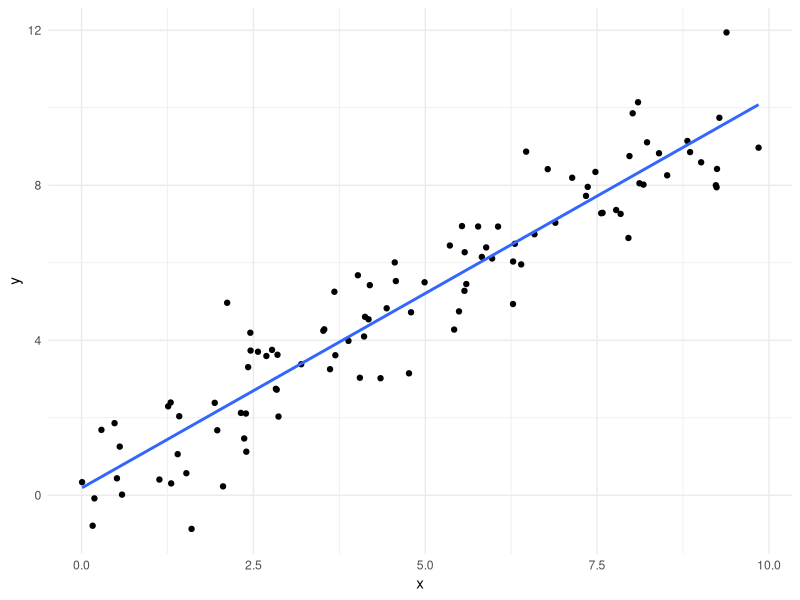
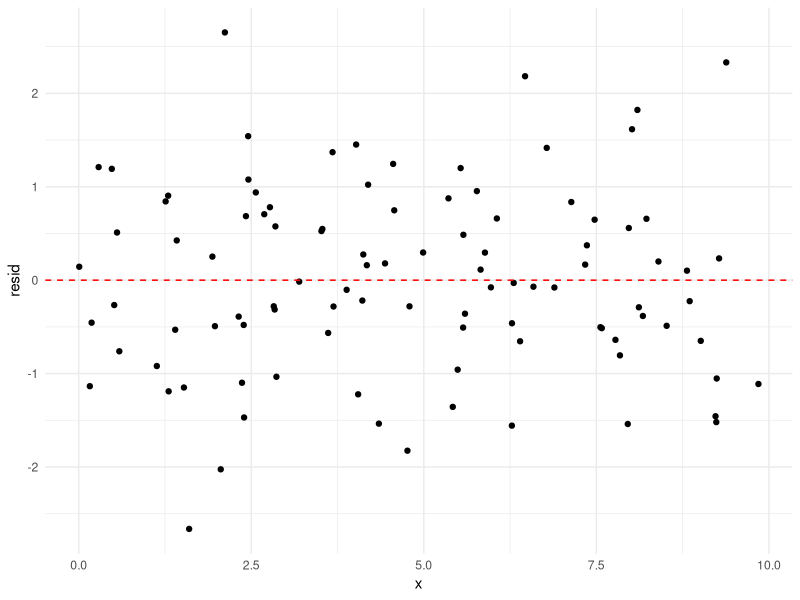
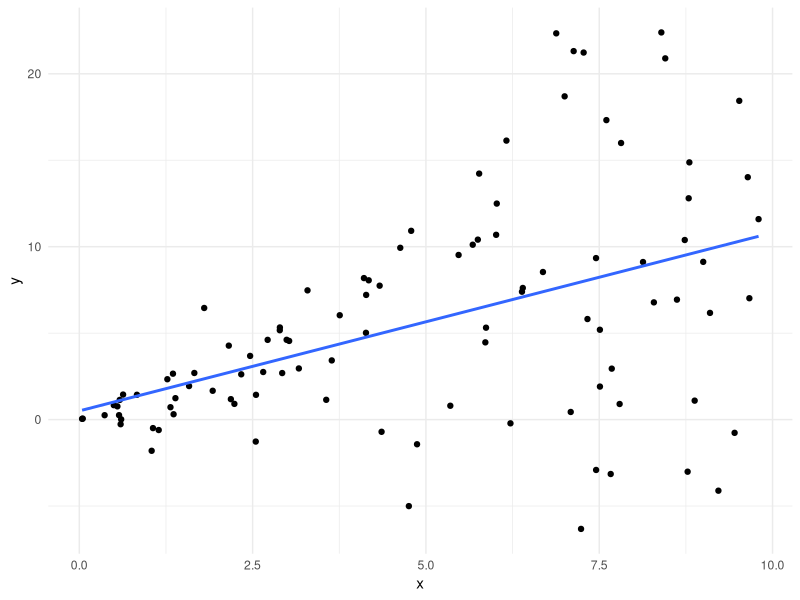
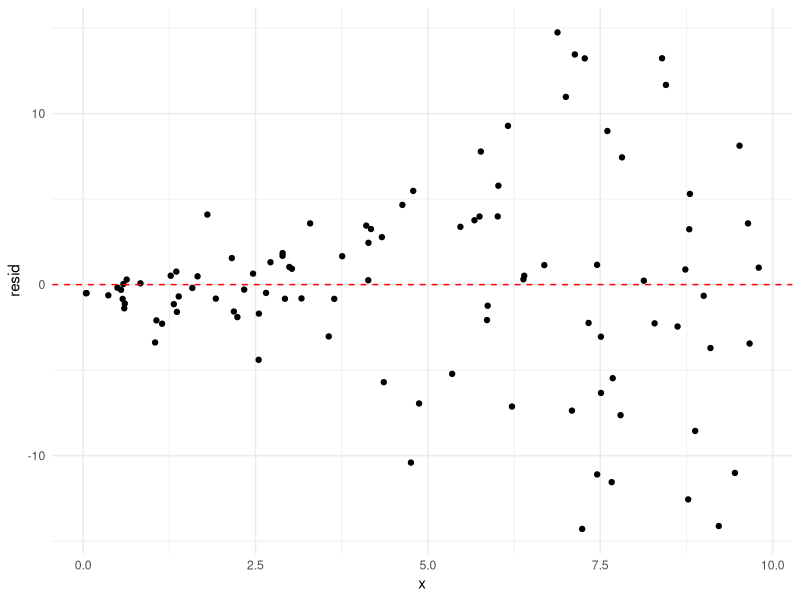
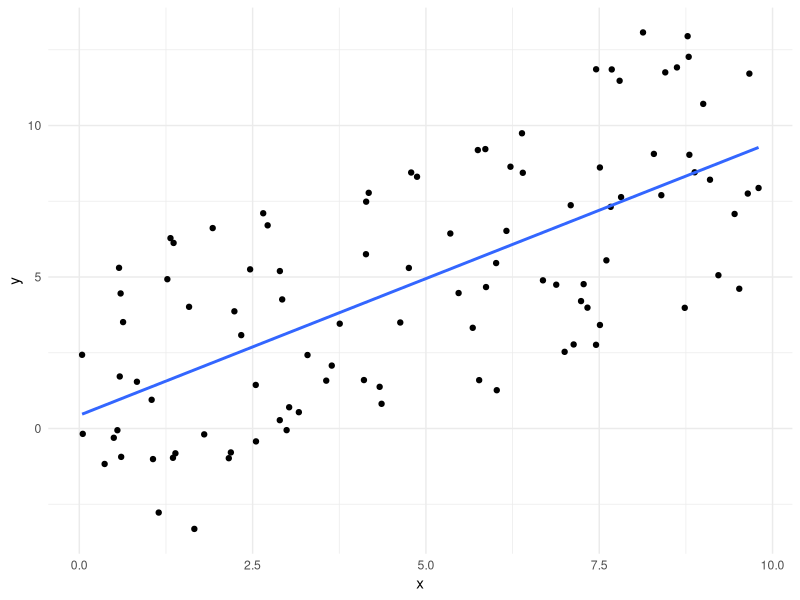
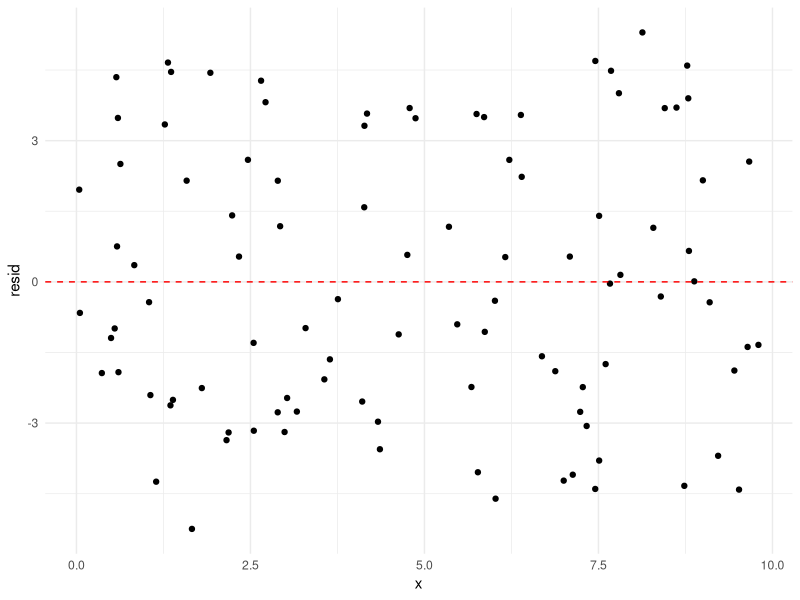
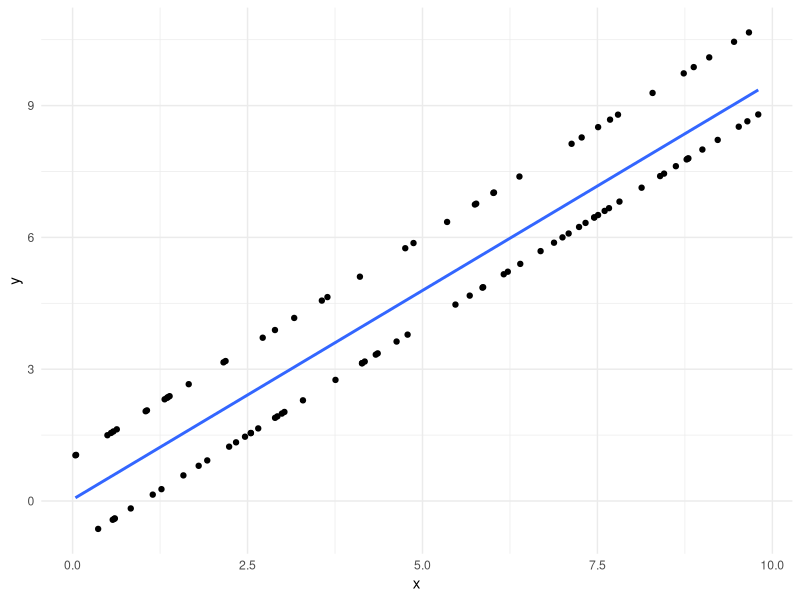
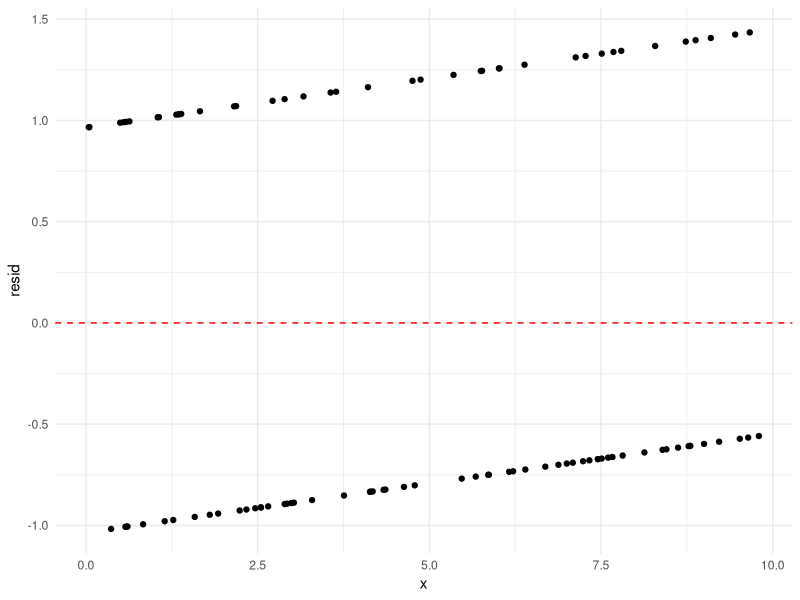

These charts were generated, in order, by the following R code:
## ---- chunk 1
knitr::opts_chunk$set(echo = TRUE, warning = FALSE, error = FALSE, message = FALSE)
knitr::opts_knit$set(base.dir = "/Users/rtyee/Documents/projects/ryanyee3.github.io/public/", base.url = "/")
file.remove(dir( path = "images/", full.names = TRUE ))
knitr::opts_chunk$set(fig.path = "images/")
ggplot2::theme_set(ggplot2::theme_minimal())
## ---- chunk 2
library(tidyverse)
library(modelr)
## ---- chunk 3
# define some plotting functions

plot_lm = function(data) {
  return(
    data %>%
      ggplot(aes(x, y)) +
      geom_point() +
      geom_smooth(method = "lm", se = FALSE, formula = "y ~ x")
  )
}

plot_resid = function(data) {
  return(
    data %>%
      ggplot(aes(x, resid)) +
      geom_point() +
      geom_hline(yintercept = 0, color = "red", linetype = "dashed")
  )
}
## ---- chunk 4
# draw x's uniformally over interval [0, 10]
x = runif(100, min = 0, max = 10)

# assign y's as linear function of x's with some noise that depends on the value of x
y = x + rnorm(100)

correct_assumptions = tibble(x, y)
plot_lm(correct_assumptions)
## ---- chunk 5
correct_assumptions_lm = lm(y ~ x, data = correct_assumptions)

correct_assumptions %>%
  add_residuals(correct_assumptions_lm) %>%
  plot_resid()
## ---- chunk 6
# draw x's uniformally over interval [0, 10]
x = runif(100, min = 0, max = 10)

# assign y's as linear function of x's with some noise that depends on the value of x
y = x + x*rnorm(100)

uneq_var = tibble(x, y)
plot_lm(uneq_var)
## ---- chunk 7
uneq_var_lm = lm(y ~ x, data = uneq_var)

uneq_var %>%
  add_residuals(uneq_var_lm) %>%
  plot_resid()
## ---- chunk 8
# we will use the same x's as before

# assign y's as linear function of x's with uniform error
y = x + runif(100, min = -5, max = 5)

unif_err = tibble(x, y)
plot_lm(unif_err)
## ---- chunk 9
unif_err_lm = lm(y ~ x, data = unif_err)

unif_err %>%
  add_residuals(unif_err_lm) %>%
  plot_resid()
## ---- chunk 10
# use the same x's as before

# assign y's as linear function of x's with error of -1 or 1
y = x + rbinom(10, 1, .5) * 2 -1

binom_err = tibble(x, y)
plot_lm(binom_err)
## ---- chunk 11
binom_err_lm = lm(y ~ x, data = binom_err)

binom_err %>%
  add_residuals(binom_err_lm) %>%
  plot_resid()
## ---- chunk 12
# create some normal error
error = rnorm(100)

# create data frame where we add normal error to x's
add_error = tibble(x, y = x + error)

# create data frame where we subtract normal error to x's
subtract_error = tibble(x, y = x - error)

# combine these data frames. Note that we used each x twice so we do not have independent observations
dependent = bind_rows(add_error, subtract_error)
plot_lm(dependent)
## ---- chunk 13
dependent_lm = lm(y ~ x, data = dependent)

dependent %>%
  add_residuals(dependent_lm) %>%
  plot_resid()
## ---- chunk 14
# use the same x's as before

# assign y's as quadratic function of x's with normal error
y = x^2 + rnorm(100)

non_lin = tibble(x, y)
plot_lm(non_lin)
## ---- chunk 15
non_lin_lm = lm(y ~ x, data = non_lin)

non_lin %>%
  add_residuals(non_lin_lm) %>%
  plot_resid()
